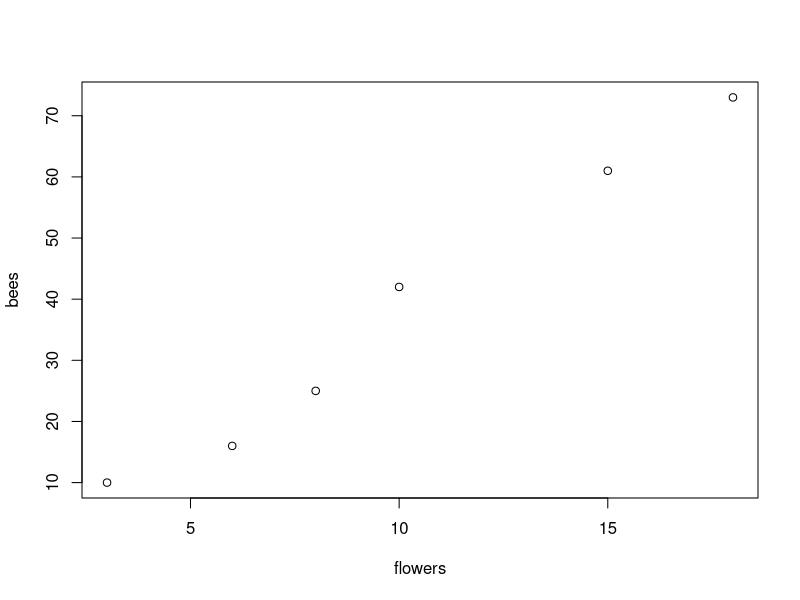
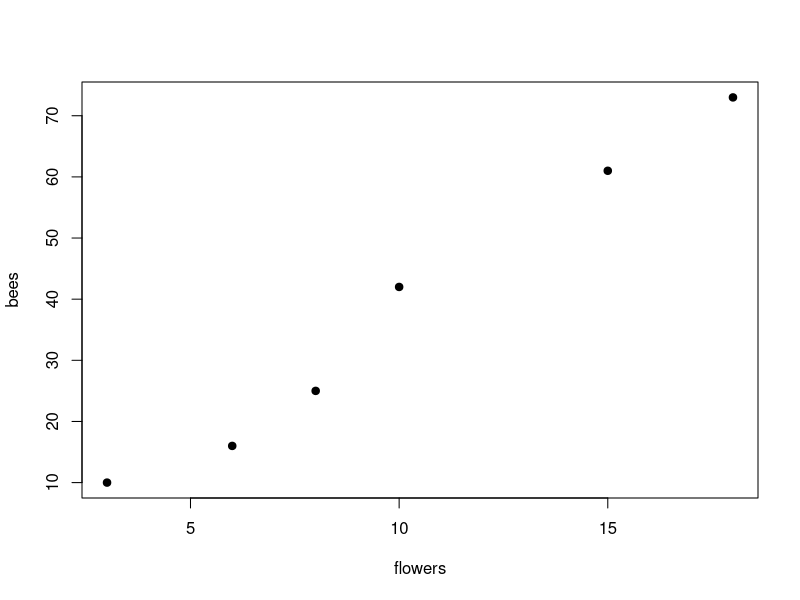
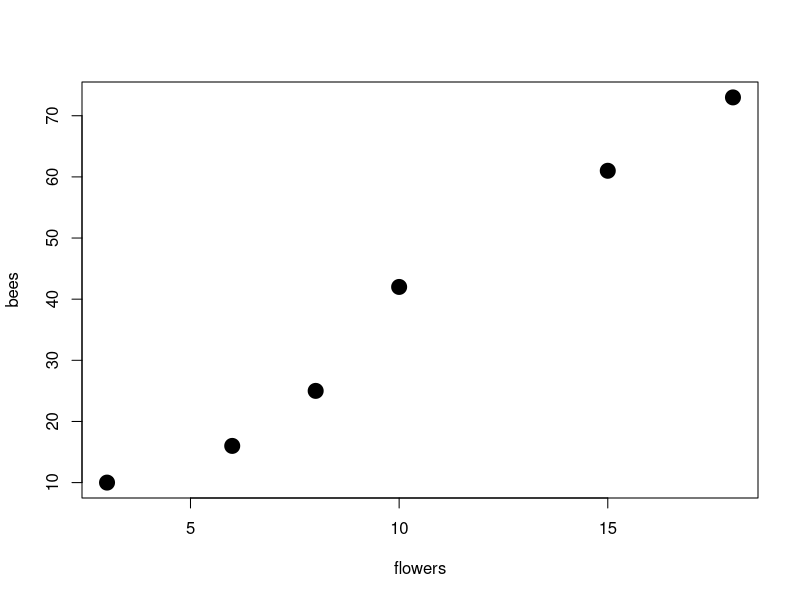
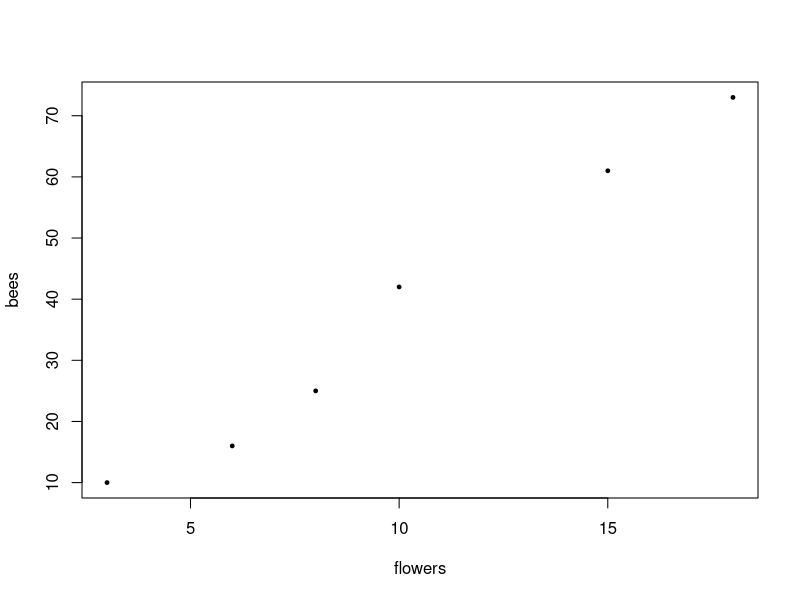
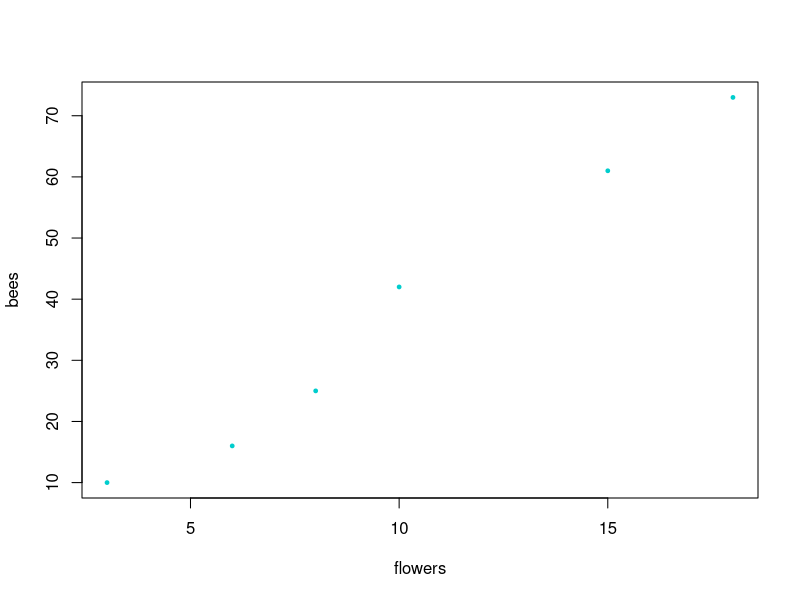

Generate these figures, in order, with R:
# First script R

#R come calcolatore
a<-5*2
b<-4*7

a+b
a*b
a-b
a/b

#Posso creare arrays con simbolo di assegnazione

flowers<-c(3,6,8,10,15,18)
flowers

bees<-c(10,16,25,42,61,73)
bees
#Posso mettere in relazione flowers con bees, ad es. facendo un grafico (primo elemento corrisponde a x, secondo a y)
plot(flowers,bees)

#Possiamo cambiare la forma del simbolo 
plot(flowers,bees,pch=19)

#Posso cambiare la dimensione del simbolo
plot(flowers,bees,pch=19,cex=2) #così raddoppio la dimensione
plot(flowers,bees,pch=19,cex=.5) #così si dimezza la dimensione

#Posso cambiare il colore, ricorda di metterlo tra virgolette ""
plot(flowers,bees,pch=19,cex=.5,col="cyan3")

#Per salvare vai su "Commit changes..."
